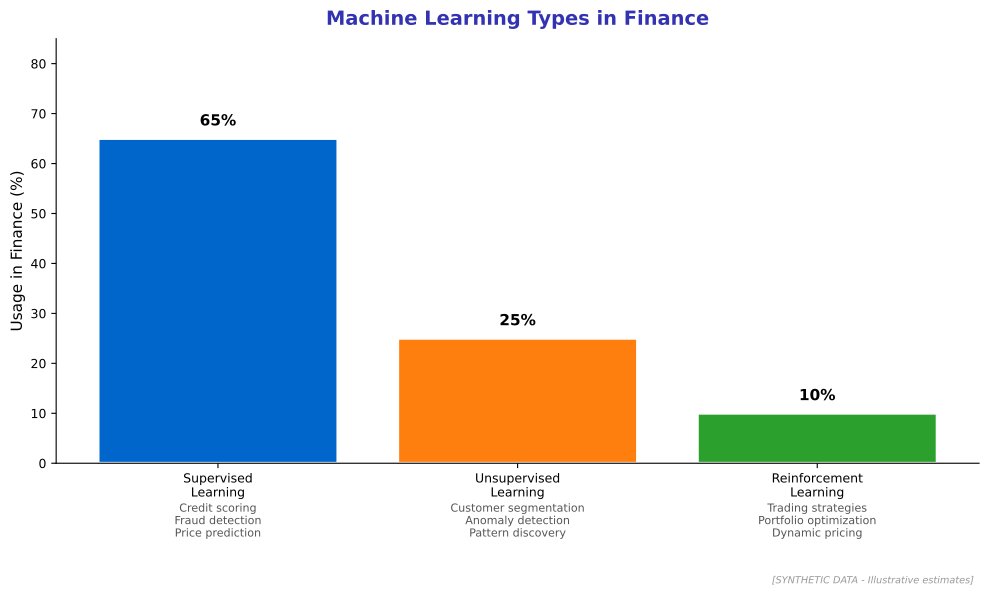

Generate this figure with Python:
"""
ML Types - Supervised, Unsupervised, Reinforcement Learning comparison
Bar chart showing key characteristics and use cases

Output: ml_types.pdf
Module: module_03_ai_ml
Lesson: 25 - Introduction to AI/ML in Finance
"""

from pathlib import Path
import matplotlib.pyplot as plt
import numpy as np

plt.rcParams.update({
    'font.size': 10,
    'axes.labelsize': 10,
    'axes.titlesize': 11,
    'xtick.labelsize': 9,
    'ytick.labelsize': 9,
    'legend.fontsize': 9,
    'figure.figsize': (10, 6),
    'figure.dpi': 150
})

MLPURPLE = '#3333B2'
MLBLUE = '#0066CC'
MLORANGE = '#FF7F0E'
MLGREEN = '#2CA02C'

def create_chart():
    fig, ax = plt.subplots(figsize=(10, 6))

    categories = ['Supervised\nLearning', 'Unsupervised\nLearning', 'Reinforcement\nLearning']

    # Data: approximate usage in finance (%)
    usage = [65, 25, 10]
    colors = [MLBLUE, MLORANGE, MLGREEN]

    bars = ax.bar(categories, usage, color=colors, edgecolor='white', linewidth=2)

    # Add value labels on bars
    for bar, val in zip(bars, usage):
        ax.text(bar.get_x() + bar.get_width()/2, bar.get_height() + 2,
                f'{val}%', ha='center', va='bottom', fontsize=11, fontweight='bold')

    # Add example use cases below each bar
    examples = [
        'Credit scoring\nFraud detection\nPrice prediction',
        'Customer segmentation\nAnomaly detection\nPattern discovery',
        'Trading strategies\nPortfolio optimization\nDynamic pricing'
    ]

    for i, (bar, example) in enumerate(zip(bars, examples)):
        ax.text(bar.get_x() + bar.get_width()/2, -8,
                example, ha='center', va='top', fontsize=8, color='#555555')

    ax.set_ylabel('Usage in Finance (%)', fontsize=11)
    ax.set_ylim(0, 85)
    ax.set_title('Machine Learning Types in Finance', fontsize=14, fontweight='bold',
                 color=MLPURPLE, pad=10)

    # Remove top and right spines
    ax.spines['top'].set_visible(False)
    ax.spines['right'].set_visible(False)

    # Add synthetic data label
    fig.text(0.98, 0.02, '[SYNTHETIC DATA - Illustrative estimates]', fontsize=7,
             color='#999999', ha='right', style='italic')

    plt.tight_layout()
    plt.subplots_adjust(bottom=0.22)

    output_path = Path(__file__).parent / 'ml_types.pdf'
    plt.savefig(output_path, format='pdf', dpi=300, bbox_inches='tight')
    plt.close()
    print(f"Chart saved to: {output_path}")
    return output_path

if __name__ == '__main__':
    create_chart()
